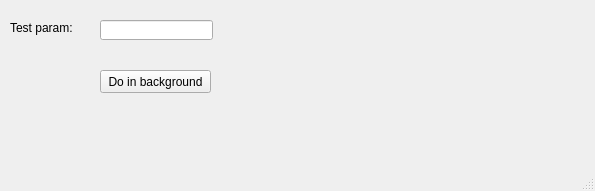
<?xml version="1.0" encoding="UTF-8"?>
<ui version="4.0">
 <class>MainWindow</class>
 <widget class="QMainWindow" name="MainWindow">
  <property name="geometry">
   <rect>
    <x>0</x>
    <y>0</y>
    <width>595</width>
    <height>191</height>
   </rect>
  </property>
  <property name="windowTitle">
   <string>MainWindow</string>
  </property>
  <widget class="QWidget" name="centralWidget">
   <widget class="QPushButton" name="testBtn">
    <property name="geometry">
     <rect>
      <x>100</x>
      <y>70</y>
      <width>111</width>
      <height>23</height>
     </rect>
    </property>
    <property name="text">
     <string>Do in background</string>
    </property>
   </widget>
   <widget class="QLineEdit" name="testParamEdit">
    <property name="geometry">
     <rect>
      <x>100</x>
      <y>20</y>
      <width>113</width>
      <height>20</height>
     </rect>
    </property>
   </widget>
   <widget class="QLabel" name="label">
    <property name="geometry">
     <rect>
      <x>10</x>
      <y>20</y>
      <width>81</width>
      <height>16</height>
     </rect>
    </property>
    <property name="text">
     <string>Test param:</string>
    </property>
   </widget>
  </widget>
  <widget class="QMenuBar" name="menubar">
   <property name="geometry">
    <rect>
     <x>0</x>
     <y>0</y>
     <width>595</width>
     <height>21</height>
    </rect>
   </property>
  </widget>
  <widget class="QStatusBar" name="statusBar"/>
 </widget>
 <resources/>
 <connections/>
</ui>
